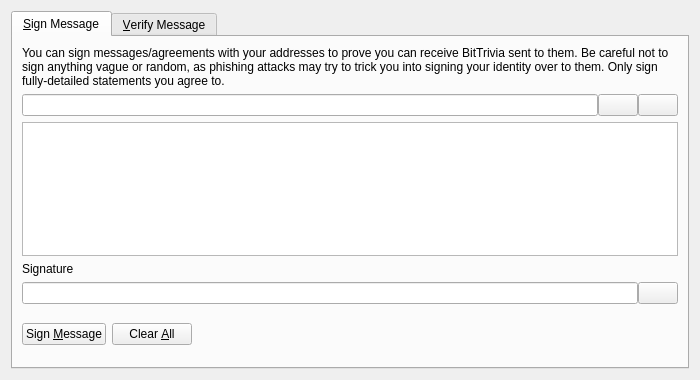
<?xml version="1.0" encoding="UTF-8"?>
<ui version="4.0">
 <class>SignVerifyMessageDialog</class>
 <widget class="QDialog" name="SignVerifyMessageDialog">
  <property name="geometry">
   <rect>
    <x>0</x>
    <y>0</y>
    <width>700</width>
    <height>380</height>
   </rect>
  </property>
  <property name="windowTitle">
   <string>Signatures - Sign / Verify a Message</string>
  </property>
  <property name="modal">
   <bool>true</bool>
  </property>
  <layout class="QVBoxLayout" name="verticalLayout">
   <item>
    <widget class="QTabWidget" name="tabWidget">
     <property name="currentIndex">
      <number>0</number>
     </property>
     <widget class="QWidget" name="tabSignMessage">
      <attribute name="title">
       <string>&amp;Sign Message</string>
      </attribute>
      <layout class="QVBoxLayout" name="verticalLayout_SM">
       <item>
        <widget class="QLabel" name="infoLabel_SM">
         <property name="text">
          <string>You can sign messages/agreements with your addresses to prove you can receive BitTrivia sent to them. Be careful not to sign anything vague or random, as phishing attacks may try to trick you into signing your identity over to them. Only sign fully-detailed statements you agree to.</string>
         </property>
         <property name="textFormat">
          <enum>Qt::PlainText</enum>
         </property>
         <property name="wordWrap">
          <bool>true</bool>
         </property>
        </widget>
       </item>
       <item>
        <layout class="QHBoxLayout" name="horizontalLayout_1_SM">
         <property name="spacing">
          <number>0</number>
         </property>
         <item>
          <widget class="QValidatedLineEdit" name="addressIn_SM">
           <property name="toolTip">
            <string>The BitTrivia address to sign the message with</string>
           </property>
          </widget>
         </item>
         <item>
          <widget class="QPushButton" name="addressBookButton_SM">
           <property name="toolTip">
            <string>Choose previously used address</string>
           </property>
           <property name="text">
            <string/>
           </property>
           <property name="shortcut">
            <string>Alt+A</string>
           </property>
           <property name="autoDefault">
            <bool>false</bool>
           </property>
          </widget>
         </item>
         <item>
          <widget class="QPushButton" name="pasteButton_SM">
           <property name="toolTip">
            <string>Paste address from clipboard</string>
           </property>
           <property name="text">
            <string/>
           </property>
           <property name="shortcut">
            <string>Alt+P</string>
           </property>
           <property name="autoDefault">
            <bool>false</bool>
           </property>
          </widget>
         </item>
        </layout>
       </item>
       <item>
        <widget class="QPlainTextEdit" name="messageIn_SM">
         <property name="toolTip">
          <string>Enter the message you want to sign here</string>
         </property>
        </widget>
       </item>
       <item>
        <widget class="QLabel" name="signatureLabel_SM">
         <property name="text">
          <string>Signature</string>
         </property>
         <property name="textFormat">
          <enum>Qt::PlainText</enum>
         </property>
        </widget>
       </item>
       <item>
        <layout class="QHBoxLayout" name="horizontalLayout_2_SM">
         <property name="spacing">
          <number>0</number>
         </property>
         <item>
          <widget class="QLineEdit" name="signatureOut_SM">
           <property name="font">
            <font>
             <italic>true</italic>
            </font>
           </property>
           <property name="readOnly">
            <bool>true</bool>
           </property>
          </widget>
         </item>
         <item>
          <widget class="QPushButton" name="copySignatureButton_SM">
           <property name="toolTip">
            <string>Copy the current signature to the system clipboard</string>
           </property>
           <property name="text">
            <string/>
           </property>
           <property name="autoDefault">
            <bool>false</bool>
           </property>
          </widget>
         </item>
        </layout>
       </item>
       <item>
        <layout class="QHBoxLayout" name="horizontalLayout_3_SM">
         <item>
          <widget class="QPushButton" name="signMessageButton_SM">
           <property name="toolTip">
            <string>Sign the message to prove you own this BitTrivia address</string>
           </property>
           <property name="text">
            <string>Sign &amp;Message</string>
           </property>
           <property name="autoDefault">
            <bool>false</bool>
           </property>
          </widget>
         </item>
         <item>
          <widget class="QPushButton" name="clearButton_SM">
           <property name="toolTip">
            <string>Reset all sign message fields</string>
           </property>
           <property name="text">
            <string>Clear &amp;All</string>
           </property>
           <property name="autoDefault">
            <bool>false</bool>
           </property>
          </widget>
         </item>
         <item>
          <spacer name="horizontalSpacer_1_SM">
           <property name="orientation">
            <enum>Qt::Horizontal</enum>
           </property>
           <property name="sizeHint" stdset="0">
            <size>
             <width>40</width>
             <height>48</height>
            </size>
           </property>
          </spacer>
         </item>
         <item>
          <widget class="QLabel" name="statusLabel_SM">
           <property name="font">
            <font>
             <weight>75</weight>
             <bold>true</bold>
            </font>
           </property>
           <property name="text">
            <string/>
           </property>
           <property name="wordWrap">
            <bool>true</bool>
           </property>
          </widget>
         </item>
         <item>
          <spacer name="horizontalSpacer_2_SM">
           <property name="orientation">
            <enum>Qt::Horizontal</enum>
           </property>
           <property name="sizeHint" stdset="0">
            <size>
             <width>40</width>
             <height>48</height>
            </size>
           </property>
          </spacer>
         </item>
        </layout>
       </item>
      </layout>
     </widget>
     <widget class="QWidget" name="tabVerifyMessage">
      <attribute name="title">
       <string>&amp;Verify Message</string>
      </attribute>
      <layout class="QVBoxLayout" name="verticalLayout_VM">
       <item>
        <widget class="QLabel" name="infoLabel_VM">
         <property name="text">
          <string>Enter the receiver's address, message (ensure you copy line breaks, spaces, tabs, etc. exactly) and signature below to verify the message. Be careful not to read more into the signature than what is in the signed message itself, to avoid being tricked by a man-in-the-middle attack. Note that this only proves the signing party receives with the address, it cannot prove sendership of any transaction!</string>
         </property>
         <property name="textFormat">
          <enum>Qt::PlainText</enum>
         </property>
         <property name="alignment">
          <set>Qt::AlignLeading|Qt::AlignLeft|Qt::AlignTop</set>
         </property>
         <property name="wordWrap">
          <bool>true</bool>
         </property>
        </widget>
       </item>
       <item>
        <layout class="QHBoxLayout" name="horizontalLayout_1_VM">
         <property name="spacing">
          <number>0</number>
         </property>
         <item>
          <widget class="QValidatedLineEdit" name="addressIn_VM">
           <property name="toolTip">
            <string>The BitTrivia address the message was signed with</string>
           </property>
          </widget>
         </item>
         <item>
          <widget class="QPushButton" name="addressBookButton_VM">
           <property name="toolTip">
            <string>Choose previously used address</string>
           </property>
           <property name="text">
            <string/>
           </property>
           <property name="shortcut">
            <string>Alt+A</string>
           </property>
           <property name="autoDefault">
            <bool>false</bool>
           </property>
          </widget>
         </item>
        </layout>
       </item>
       <item>
        <widget class="QPlainTextEdit" name="messageIn_VM"/>
       </item>
       <item>
        <widget class="QValidatedLineEdit" name="signatureIn_VM"/>
       </item>
       <item>
        <layout class="QHBoxLayout" name="horizontalLayout_2_VM">
         <item>
          <widget class="QPushButton" name="verifyMessageButton_VM">
           <property name="toolTip">
            <string>Verify the message to ensure it was signed with the specified BitTrivia address</string>
           </property>
           <property name="text">
            <string>Verify &amp;Message</string>
           </property>
           <property name="autoDefault">
            <bool>false</bool>
           </property>
          </widget>
         </item>
         <item>
          <widget class="QPushButton" name="clearButton_VM">
           <property name="toolTip">
            <string>Reset all verify message fields</string>
           </property>
           <property name="text">
            <string>Clear &amp;All</string>
           </property>
           <property name="autoDefault">
            <bool>false</bool>
           </property>
          </widget>
         </item>
         <item>
          <spacer name="horizontalSpacer_1_VM">
           <property name="orientation">
            <enum>Qt::Horizontal</enum>
           </property>
           <property name="sizeHint" stdset="0">
            <size>
             <width>40</width>
             <height>48</height>
            </size>
           </property>
          </spacer>
         </item>
         <item>
          <widget class="QLabel" name="statusLabel_VM">
           <property name="font">
            <font>
             <weight>75</weight>
             <bold>true</bold>
            </font>
           </property>
           <property name="text">
            <string/>
           </property>
           <property name="wordWrap">
            <bool>true</bool>
           </property>
          </widget>
         </item>
         <item>
          <spacer name="horizontalSpacer_2_VM">
           <property name="orientation">
            <enum>Qt::Horizontal</enum>
           </property>
           <property name="sizeHint" stdset="0">
            <size>
             <width>40</width>
             <height>48</height>
            </size>
           </property>
          </spacer>
         </item>
        </layout>
       </item>
      </layout>
     </widget>
    </widget>
   </item>
  </layout>
 </widget>
 <customwidgets>
  <customwidget>
   <class>QValidatedLineEdit</class>
   <extends>QLineEdit</extends>
   <header>qvalidatedlineedit.h</header>
  </customwidget>
 </customwidgets>
 <resources>
  <include location="../bittrivia.qrc"/>
 </resources>
 <connections/>
</ui>
